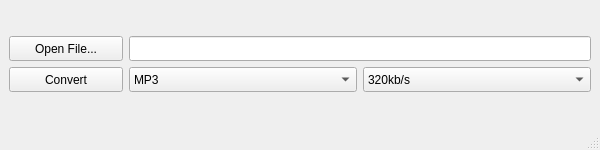
<?xml version="1.0" encoding="UTF-8"?>
<ui version="4.0">
 <class>MainWindow</class>
 <widget class="QMainWindow" name="MainWindow">
  <property name="geometry">
   <rect>
    <x>0</x>
    <y>0</y>
    <width>600</width>
    <height>150</height>
   </rect>
  </property>
  <property name="windowTitle">
   <string>Audio Converter</string>
  </property>
  <widget class="QWidget" name="centralwidget">
   <layout class="QVBoxLayout" name="verticalLayout">
    <item>
     <layout class="QGridLayout" name="gridLayout" columnstretch="1,2,2">
      <item row="1" column="0">
       <widget class="QPushButton" name="convert_but">
        <property name="minimumSize">
         <size>
          <width>0</width>
          <height>25</height>
         </size>
        </property>
        <property name="text">
         <string>Convert</string>
        </property>
       </widget>
      </item>
      <item row="0" column="0">
       <widget class="QPushButton" name="open_but">
        <property name="minimumSize">
         <size>
          <width>0</width>
          <height>25</height>
         </size>
        </property>
        <property name="text">
         <string>Open File...</string>
        </property>
       </widget>
      </item>
      <item row="1" column="1">
       <widget class="QComboBox" name="format_combo">
        <property name="minimumSize">
         <size>
          <width>0</width>
          <height>25</height>
         </size>
        </property>
        <item>
         <property name="text">
          <string>MP3</string>
         </property>
        </item>
        <item>
         <property name="text">
          <string>WAV</string>
         </property>
        </item>
        <item>
         <property name="text">
          <string>FLAC</string>
         </property>
        </item>
        <item>
         <property name="text">
          <string>M4A</string>
         </property>
        </item>
       </widget>
      </item>
      <item row="1" column="2">
       <widget class="QComboBox" name="comboBox">
        <property name="minimumSize">
         <size>
          <width>0</width>
          <height>25</height>
         </size>
        </property>
        <item>
         <property name="text">
          <string>320kb/s</string>
         </property>
        </item>
        <item>
         <property name="text">
          <string>256kb/s</string>
         </property>
        </item>
        <item>
         <property name="text">
          <string>128kb/s</string>
         </property>
        </item>
        <item>
         <property name="text">
          <string>96kb/s</string>
         </property>
        </item>
        <item>
         <property name="text">
          <string>64kb/s</string>
         </property>
        </item>
       </widget>
      </item>
      <item row="0" column="1" colspan="2">
       <widget class="QLineEdit" name="path_line_edit">
        <property name="minimumSize">
         <size>
          <width>0</width>
          <height>25</height>
         </size>
        </property>
       </widget>
      </item>
     </layout>
    </item>
   </layout>
  </widget>
  <widget class="QMenuBar" name="menubar">
   <property name="geometry">
    <rect>
     <x>0</x>
     <y>0</y>
     <width>600</width>
     <height>22</height>
    </rect>
   </property>
  </widget>
  <widget class="QStatusBar" name="statusbar"/>
 </widget>
 <resources/>
 <connections/>
</ui>
